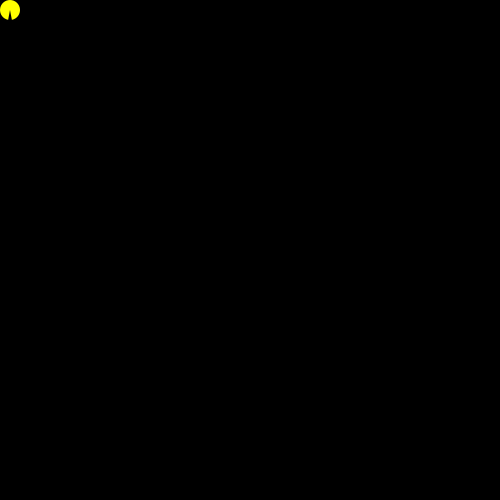
Frame 1 (no input)
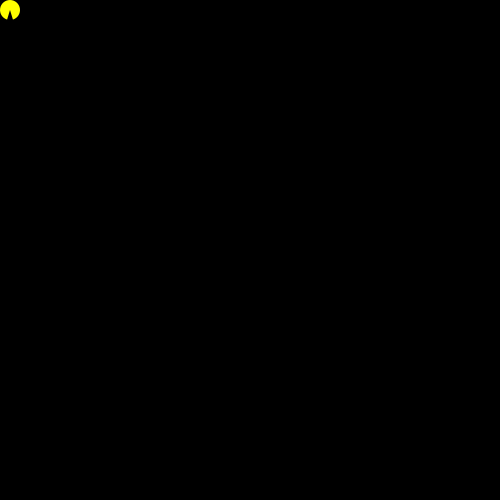
Frame 60 (the mouse pressed at the canvas centre just before this capture)
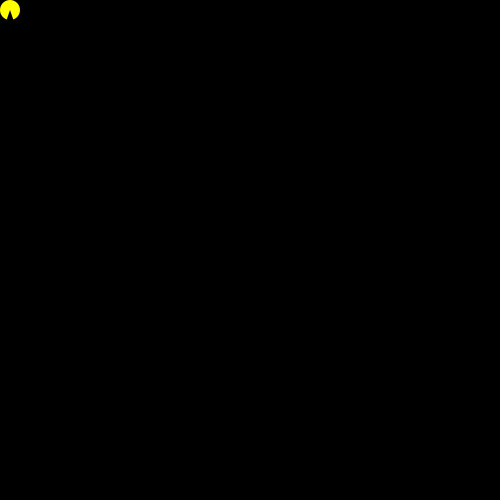
Frame 120 (the mouse held since frame 60 and released just before this capture)

The Processing sketch that drew these frames (run headless with seeded random() and noise(); from frame 60 on, the mouse is pressed at the canvas centre):

// Processing sketch: pacman_animation
// ── pacman_animation.pde
int pacSize = 10;
int directionX= 1; //direção nos XX inicial do pacman
int directionY = 1; //direção nos YY inicial do pacman
float x = 10;
float  y = 10;
float speed = 3;
boolean halt = true;

void setup() {
  size(500, 500);
  smooth();
  noStroke();
  ellipseMode(RADIUS);
}

void draw() {
  //ellipse(100,100,50,50);
  simulate();
  render();
}

//trajetória do pacman
void simulate() {
  if ( !halt) {
    x += speed * directionX;
    y += speed * directionY;
    x = (x + width) % width;
    y = (y + height) % height;
  }
}

void render() { 
  background(0);
  fill(255, 255, 0);
  
  for ( int i=-1; i < 2; i++) {
    for ( int j=-1; j < 2; j++) {
      pushMatrix();
      translate(x + (i * width), y + (j*height));
      if ( directionX == -1) { 
        rotate(PI);
      }
      if ( directionY == 1) { 
        rotate(HALF_PI);
      }
      if ( directionY == -1) { 
        rotate( PI + HALF_PI );
      }
      arc(0, 0, pacSize, pacSize, map((millis() % 500), 0, 500, 0, 0.52), map((millis() % 500), 0, 500, TWO_PI, 5.76) );
      popMatrix();
    }
  }
}


void keyPressed() {
  
  if (key == CODED) {
    if (keyCode == RIGHT) {
      directionX= 1;
      directionY = 0;
      halt = false;
    }
    if (keyCode == LEFT) {      
      directionX= -1;
      directionY = 0;
      halt = false;
    }
    if (keyCode == DOWN) {
      directionX= 0;
      directionY = 1;
      halt = false;
    } 
    if (keyCode == UP) {
      directionX= 0;
      directionY = -1;
      halt = false;
    }
  }
}
